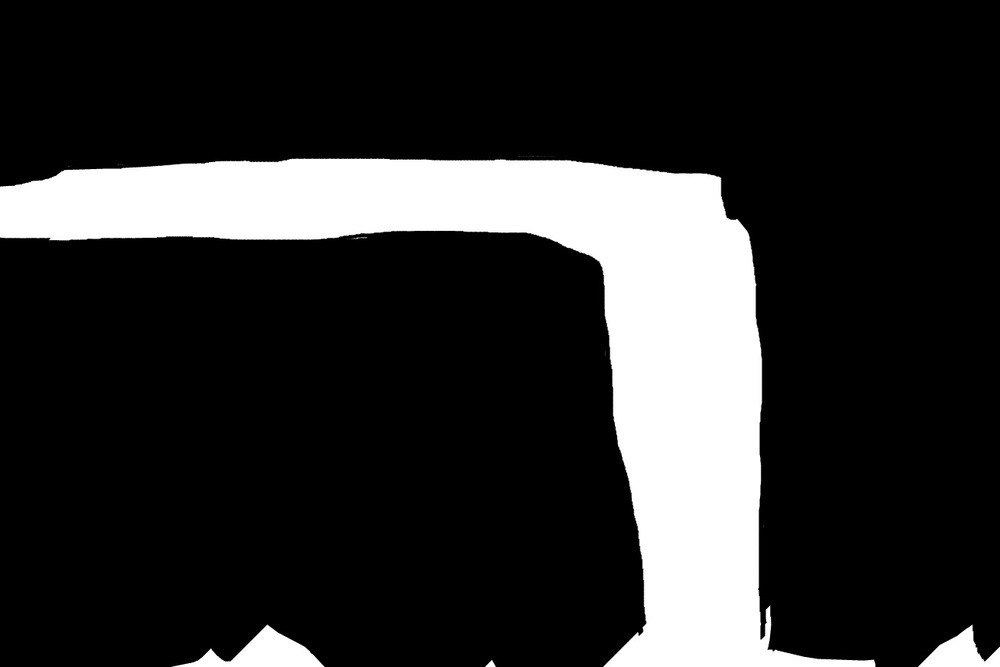
#> input picture images/16.jpg, 1000 x 667 px, shrunk from 1296 x 864 before the run
$ python angle_detect.py
#> lines starting #> are read from the running program, lines starting #| are printed output that depends on the picture; after the words box and inside, x2 and y2 are one past the last pixel; in counts of white or black regions, pixels touching at a corner belong together
# coding=utf-8

import cv2
import numpy as np

# stats돨써뭐
#           0  1  2  3  4
# stats = [[x1,y1,w1,h1,area1],[x2,y2,w2,h2,area2],[...,...,...,...,...],...]

def angle_detect(image,stats,label_to_keep):
    i = label_to_keep
    x1 = stats[i][0]
    y1 = stats[i][1]
    x2 = stats[i][0] + stats[i][2]
    y2 = stats[i][1] + stats[i][3]
    imgh, imgw = image.shape[:2]
    print("x1:",x1)
    print("y1:",y1)
    print("x2:",x2)
    print("y2:",y2)
    print("imgw:",imgw)
    print("imgh:",imgh)
    if x1 == 0 and y1 > 0 and x2<imgw and y2 == imgh:
        sign = "left"
    else:
        sign = "NONE"

    return sign

img = cv2.imread("../images/16.jpg")
#> img is the input picture: shape (667, 1000, 3); min 0, max 255, mean 44.8
gray_img = cv2.cvtColor(img,cv2.COLOR_BGR2GRAY)
retvals,labels,stats,_ = cv2.connectedComponentsWithStats(gray_img,8)
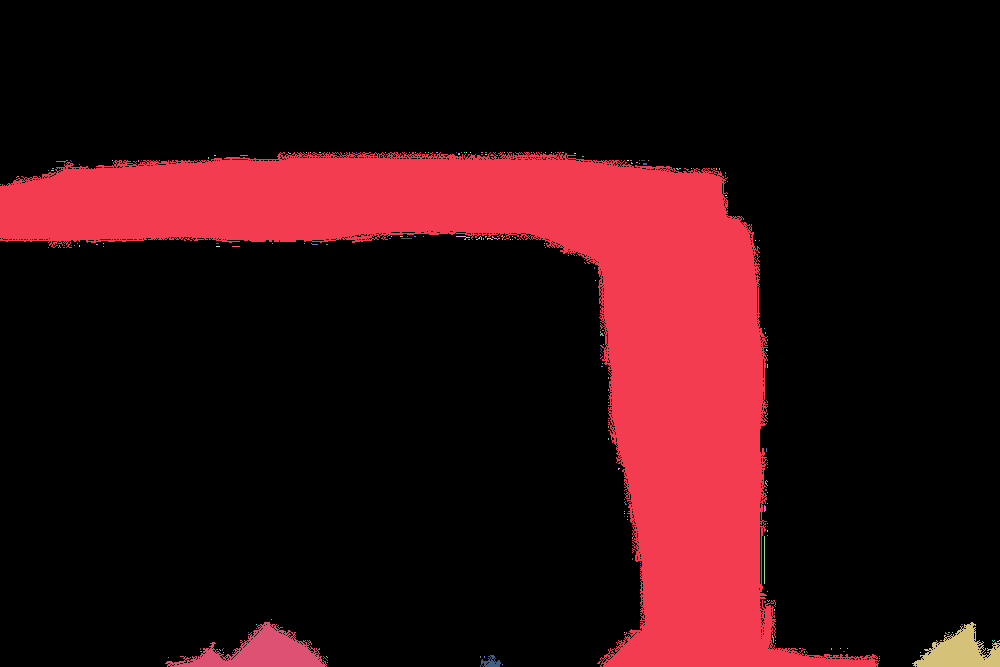
#> labels: shape (667, 1000) int32; 208 distinct labels, from 0 to 207; one colour per label, 0 black
#> retvals = 208; stats = 208 rows, first 6: [0, 0, 1000, 667, 540498], [0, 152, 880, 515, 120396], [288, 152, 3, 2, 3], [306, 152, 1, 1, 1], [310, 152, 1, 1, 1], [319, 152, 2, 1, 2]
max_connect = 0
for i in range(1,retvals):
    if max_connect <= stats[i][4]:
        max_connect = stats[i][4]
        label_to_keep = i
#> this loop made 207 passes
#> max_connect on pass 1: 120396
#> after the loop, label_to_keep = 1; max_connect = 120396
pure_lane = np.zeros_like(gray_img)
pure_lane[labels == label_to_keep] = 255
print(stats)
#> (printed output is left out)
print("stat of pure_lane")
print(stats[label_to_keep])
#| [     0    152    880    515 120396]
print(angle_detect(pure_lane,stats,label_to_keep))
#> in angle_detect, `i = label_to_keep`: i = 1
#> in angle_detect, `x1 = stats[i][0]`: x1 = 0
#> in angle_detect, `y1 = stats[i][1]`: y1 = 152
#> in angle_detect, `x2 = stats[i][0] + stats[i][2]`: x2 = 880
#> in angle_detect, `y2 = stats[i][1] + stats[i][3]`: y2 = 667
#| x1: 0
#| y1: 152
#| x2: 880
#| y2: 667
#| imgw: 1000
#| imgh: 667
#| left
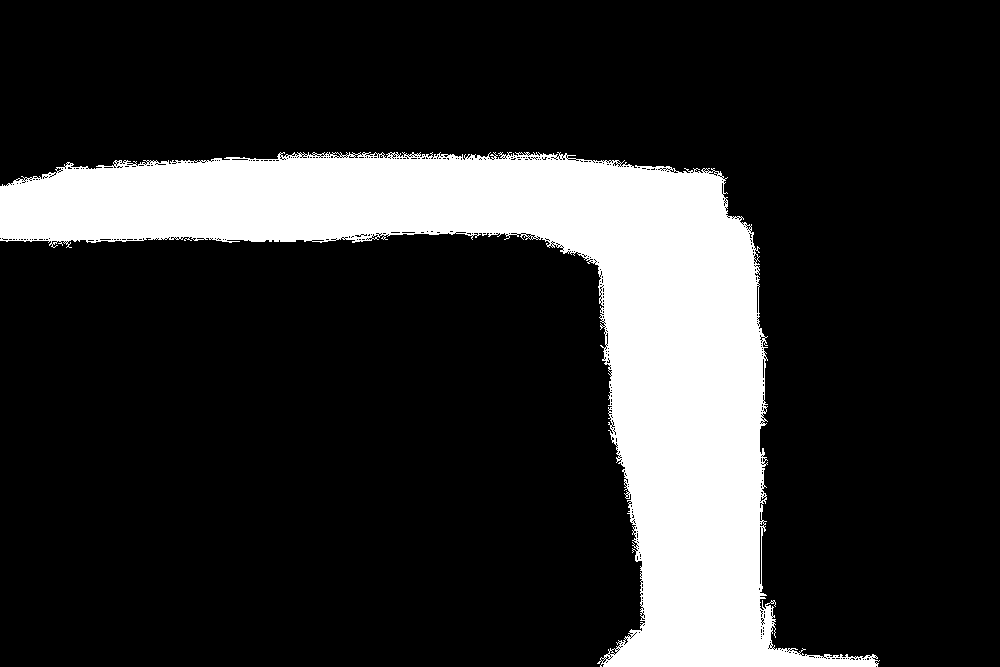
#> pure_lane: shape (667, 1000); 18.1% white; 1 white region, box (x1, y1, x2, y2) and area: (0, 152, 880, 667) 120396
cv2.imshow("pure_lane",pure_lane)
cv2.imshow("img",img)
cv2.waitKey(0)
